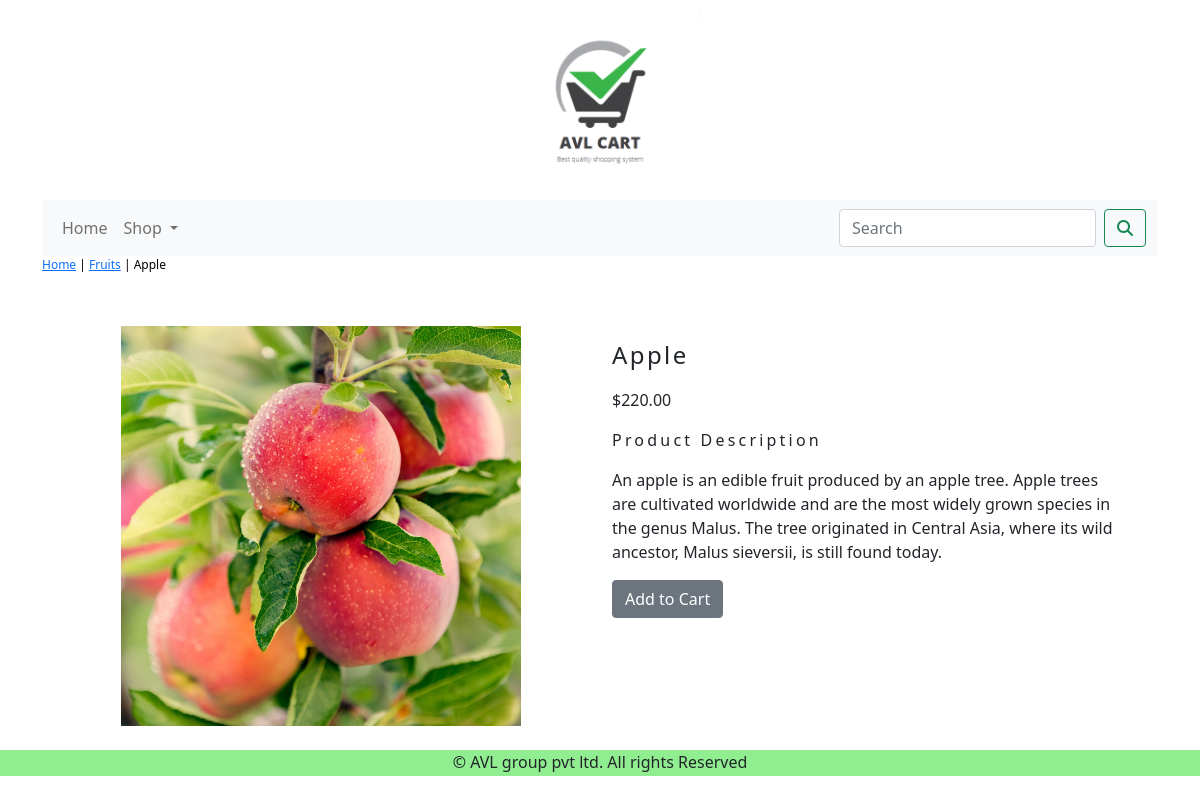
The page /shop/fruits/apple/ on the database its author committed.
### shop/models.py (models this page shows, shortened)
class Product(models.Model):
    name=models.CharField(max_length=250,unique=True)
    slug=models.SlugField(max_length=250,unique=True)
    description=models.TextField(blank=True)
    price=models.DecimalField(max_digits=10,decimal_places=2)
    category=models.ForeignKey(Category,on_delete=models.CASCADE)
    image = models.ImageField(upload_to='product', blank=True)
    stock=models.IntegerField()
    available=models.BooleanField(default=True)
    created=models.DateTimeField(auto_now_add=True)
    updated=models.DateTimeField(auto_now=True)
    class Meta:
        ordering=('name',)
        verbose_name='product'
        verbose_name_plural='products'

class Category(models.Model):
    name=models.CharField(max_length=250,unique=True)
    slug=models.SlugField(max_length=250,unique=True)
    description=models.TextField(blank=True)
    image=models.ImageField(upload_to='category', blank=True)
    class Meta:
        ordering=('name',)
        verbose_name='category'
        verbose_name_plural='categories'
    def get_url(self):
        return reverse('shop:products_by_category',args=[self.slug])
    def __str__(self):
        return '{}'.format(self.name)

### shop/views.py (the view)
# urls.py: path('<slug:c_slug>/<slug:product_slug>/',views.proDetail,name='prodCatdetail'),
def proDetail(request,c_slug,product_slug):
    try:
        product=Product.objects.get(category__slug=c_slug,slug=product_slug)
    except Exception as e:
        raise e
    return render(request,'product.html',{'product':product})

### cart/context_processors.py (called while the page is built)
def counter(request):
    item_count=0
    if 'admin' in request.path:
        return {}
    else:
        try:
            cart=Cart.objects.filter(cart_id=_cart_id(request))
            car_items=CartItem.objects.all().filter(cart=cart[:1])
            for cart_item in car_items:
                item_count += cart_item.quantity
        except Cart.DoesNotExist:
            item_count = 0
    return dict(item_count=item_count)

### cart/views.py (called while the page is built)
def _cart_id(request):
    cart=request.session.session_key
    if not cart:
        cart=request.session.create()
    return cart

### shop/context_processors.py (called while the page is built)
def menu_links(request):
    links=Category.objects.all()
    return dict(links=links)

### templates/product.html (shortened to what this page needs)
{% extends 'base.html' %}
{% load static %}
{% block content %}
<div class="row my_prod_row_class">
    <div class="mx_auto">
        <p><a href="{% url 'shop:allProdCat' %}">Home</a> | <a href="{{product.category.get_url}}">{{product.category}}</a> | {{product.name}}</p>
    </div>
</div> <br>
<div class="container">
<div class="row">
    <div class="col-12 col-sm-12 col-md-12 col-lg-6 text-center">
        <div style="min-width:18rem">
            <img src="{{product.image.url}}" alt="{{product.name}}" width="400px;" height="400px;">
        </div>
    </div>
        <div class="col-12 col-sm-12 col-md-12 col-lg-6">
            <div>
            <h1 class="my_prod_title">{{product.name}}</h1>
            <p>${{product.price}}</p>
            <p class="my_title">Product Description</p>
            <p class="text-justify my_prod_text">{{product.description}}</p>
            {% if product.stock <= 0 %}
            <p class="text-justify my_prod_text"><b>Out of stock</b></p>
            {% else %}
            <a class="btn btn-secondary" href="{% url 'cart:add_cart' product.id %}">Add to Cart</a>
            {% endif %}
            </div>
        </div>
</div>
</div>
<br>
{% endblock %}

### static/css/custom.css (style rules this page uses)
body { font-family : 'Roboto', sans-serif; }
.my_title { font-size:16px; text_transform:uppercase; letter-spacing:.2em; }
.my_prod_row_class { padding-top=15px; padding-bottom:12px; }
.my_prod_row_class .mx_auto { color:#000; font-size:12px; text-decoration:none; }
.my_prod_title { font-size:24px; text_transform:uppercase; letter-spacing:.1em; padding-top:15px; padding-bottom:10px; }
.my_prod_text { padding-right:20px; }

### rows shown on the page
Product: category "Fruits", name "Apple", image (picture), price "220.00", description "An apple is an edible fruit produced by an apple tree. Apple trees are cultivated worldwide and are the most widely grown species in the genus Malus. The tree originated in Central Asia, where its wild ancestor, Malus sieversii, is still found today."
